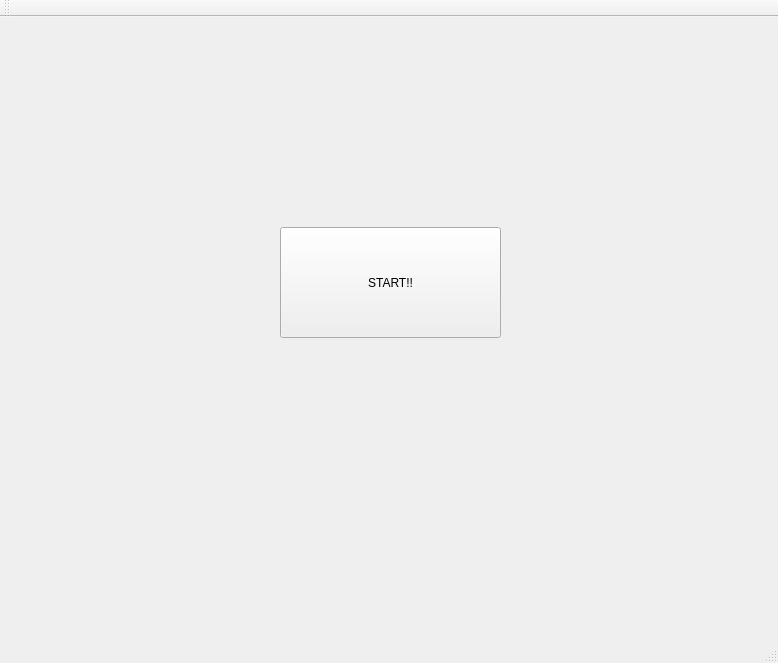
<?xml version="1.0" encoding="UTF-8"?>
<ui version="4.0">
 <class>startingwindow</class>
 <widget class="QMainWindow" name="startingwindow">
  <property name="geometry">
   <rect>
    <x>0</x>
    <y>0</y>
    <width>778</width>
    <height>663</height>
   </rect>
  </property>
  <property name="windowTitle">
   <string>startingwindow</string>
  </property>
  <widget class="QWidget" name="centralWidget">
   <widget class="QPushButton" name="start_button">
    <property name="geometry">
     <rect>
      <x>280</x>
      <y>210</y>
      <width>221</width>
      <height>111</height>
     </rect>
    </property>
    <property name="text">
     <string>START!!</string>
    </property>
   </widget>
  </widget>
  <widget class="QMenuBar" name="menuBar">
   <property name="enabled">
    <bool>false</bool>
   </property>
   <property name="geometry">
    <rect>
     <x>0</x>
     <y>0</y>
     <width>778</width>
     <height>26</height>
    </rect>
   </property>
  </widget>
  <widget class="QToolBar" name="mainToolBar">
   <attribute name="toolBarArea">
    <enum>TopToolBarArea</enum>
   </attribute>
   <attribute name="toolBarBreak">
    <bool>false</bool>
   </attribute>
  </widget>
  <widget class="QStatusBar" name="statusBar"/>
 </widget>
 <layoutdefault spacing="6" margin="11"/>
 <resources/>
 <connections/>
</ui>
